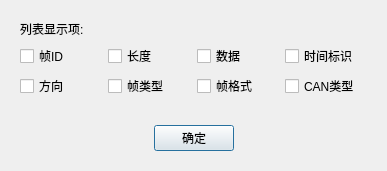
<?xml version="1.0" encoding="UTF-8"?>
<ui version="4.0">
 <class>CanViewOptionDialog</class>
 <widget class="QDialog" name="CanViewOptionDialog">
  <property name="geometry">
   <rect>
    <x>0</x>
    <y>0</y>
    <width>387</width>
    <height>171</height>
   </rect>
  </property>
  <property name="windowTitle">
   <string>Dialog</string>
  </property>
  <layout class="QVBoxLayout" name="verticalLayout">
   <item>
    <widget class="QWidget" name="widget" native="true">
     <layout class="QGridLayout" name="gridLayout">
      <item row="2" column="0">
       <widget class="QCheckBox" name="checkBox_6">
        <property name="text">
         <string>方向</string>
        </property>
       </widget>
      </item>
      <item row="2" column="1">
       <widget class="QCheckBox" name="checkBox_7">
        <property name="text">
         <string>帧类型</string>
        </property>
       </widget>
      </item>
      <item row="2" column="2">
       <widget class="QCheckBox" name="checkBox_8">
        <property name="text">
         <string>帧格式</string>
        </property>
       </widget>
      </item>
      <item row="2" column="3">
       <widget class="QCheckBox" name="checkBox_5">
        <property name="text">
         <string>CAN类型</string>
        </property>
       </widget>
      </item>
      <item row="1" column="0">
       <widget class="QCheckBox" name="checkBox">
        <property name="text">
         <string>帧ID</string>
        </property>
       </widget>
      </item>
      <item row="1" column="2">
       <widget class="QCheckBox" name="checkBox_3">
        <property name="text">
         <string>数据</string>
        </property>
       </widget>
      </item>
      <item row="1" column="1">
       <widget class="QCheckBox" name="checkBox_2">
        <property name="text">
         <string>长度</string>
        </property>
       </widget>
      </item>
      <item row="1" column="3">
       <widget class="QCheckBox" name="checkBox_4">
        <property name="text">
         <string>时间标识</string>
        </property>
       </widget>
      </item>
      <item row="0" column="0">
       <widget class="QLabel" name="label">
        <property name="text">
         <string>列表显示项:</string>
        </property>
       </widget>
      </item>
     </layout>
    </widget>
   </item>
   <item>
    <spacer name="verticalSpacer">
     <property name="orientation">
      <enum>Qt::Vertical</enum>
     </property>
     <property name="sizeHint" stdset="0">
      <size>
       <width>20</width>
       <height>40</height>
      </size>
     </property>
    </spacer>
   </item>
   <item>
    <widget class="QWidget" name="widget_2" native="true">
     <layout class="QHBoxLayout" name="horizontalLayout">
      <item>
       <spacer name="horizontalSpacer">
        <property name="orientation">
         <enum>Qt::Horizontal</enum>
        </property>
        <property name="sizeHint" stdset="0">
         <size>
          <width>40</width>
          <height>20</height>
         </size>
        </property>
       </spacer>
      </item>
      <item>
       <widget class="QPushButton" name="pushButton">
        <property name="text">
         <string>确定</string>
        </property>
       </widget>
      </item>
      <item>
       <spacer name="horizontalSpacer_2">
        <property name="orientation">
         <enum>Qt::Horizontal</enum>
        </property>
        <property name="sizeHint" stdset="0">
         <size>
          <width>40</width>
          <height>20</height>
         </size>
        </property>
       </spacer>
      </item>
     </layout>
    </widget>
   </item>
  </layout>
 </widget>
 <resources/>
 <connections/>
</ui>
